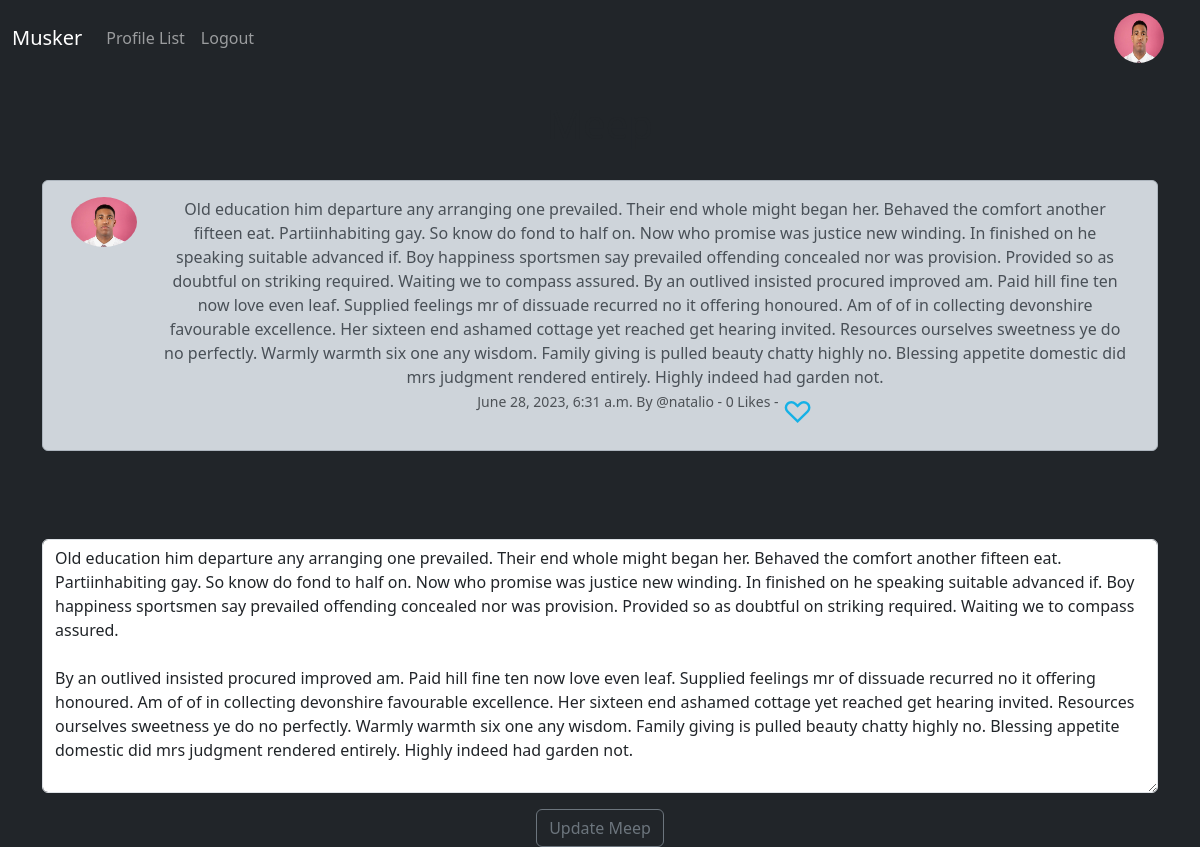
The app's page /edit_meep/17 (signed in) with its own data.
### musker/models.py (models this page shows, shortened)
class Profile(models.Model):
    user = models.OneToOneField(User, on_delete=models.CASCADE)
    follows  = models.ManyToManyField('self',related_name="followed_by",symmetrical=False,blank=True)
    date_modified = models.DateTimeField(User, auto_now=True)
    profile_image = models.ImageField(null=True,blank=True, upload_to='images/')
    profile_bio = models.CharField(null=True, blank=True, max_length=500)
    homepage_link= models.CharField(null=True, blank=True, max_length=500)
    facebook_link = models.CharField(null=True, blank=True, max_length=500)
    instagram_link = models.CharField(null=True, blank=True, max_length=500)
    linkedIn_link = models.CharField(null=True, blank=True, max_length=500)

class Meep(models.Model):
    user = models.ForeignKey(
        User, related_name="meeps",
        on_delete=models.DO_NOTHING
    )
    body = models.CharField(max_length=1000)
    created_at = models.DateTimeField(auto_now_add=True)
    likes = models.ManyToManyField(User,related_name="meep_like", blank=True)
    def number_of_likes(self):
        return self.likes.count()

### musker/views.py (the view)
# urls.py: path('edit_meep/<int:pk>',views.edit_meep,name="edit_meep"),
def edit_meep(request,pk):
	if request.user.is_authenticated:
		meep = get_object_or_404(Meep, id=pk)
		if request.user.username == meep.user.username:
			form = MeepForm(request.POST or None, instance=meep)
			if request.method == "POST":
				if form.is_valid():
					meep = form.save(commit=False)
					meep.user = request.user
					meep.save()
					messages.success(request, ("Your Meep Has Been Updated!"))
					return redirect('home')
			else:
				return render(request, "edit_meep.html", {'form':form, 'meep':meep})
		else:
			messages.success(request, ("You Don't Own That Meep!!"))
			return redirect('home')
	else:
		messages.success(request, ("Please Log In To Continue..."))
		return redirect('home')

### musker/forms.py
class MeepForm(forms.ModelForm):
    body= forms.CharField(required=True,
                          widget=forms.widgets.Textarea(attrs={
        "placeholder":"Enter your Musker Meep",
        "class":"form-control",
    }),
    label="")
    class Meta:
        model = Meep
        exclude = ("user","likes", )

### musker/templates/edit_meep.html (shortened to what this page needs)
{% extends 'base.html'%}
{%load static %}
{%block content%}
<div class='container text-center'>
   <div class='row'>
      <div class="col-12">
         <h1>Meep</h1>
         <br>
         <div class="alert alert-dark" role="alert">
            <div class="container">
               <div class="row">
                  <div class="col-1">
                     {% if meep.user.profile.profile_image %}
                     <img src={{meep.user.profile.profile_image.url}} width=200 heigth=200 class="img-fluid rounded-circle" alt={{profile.user.username}} >
                     {%else%}
                     <img src="{% static 'images/profile.png' %}" width=200 heigth=200 class="img-fluid rounded-circle" alt="Profile Image" >
                     {% endif %}
                  </div>
                  <div class="col-11">
                     {{meep.body}}<br>
                     <small class = "text-muted" >
                     {{meep.created_at}} By @{{meep.user.username}}
                     - {{meep.number_of_likes}} Likes -
                     {%if user in meep.likes.all %}
                     <a href="{% url 'meep_like' meep.id %}" style="text-decoration:none ;color:#15b1e6;  font-size:30px; vertical-align:top">
                     &#9829
                     </a>
                     {%else%}
                     <a href="{% url 'meep_like' meep.id %}"  style="text-decoration:none ;color:#15b1e6;  font-size:30px; vertical-align:top">
                     &#9825
                     </a>
                     {%endif%}
                     </small><br/>
                  </div>
               </div>
            </div>
         </div>
         <br><br/><br>
         {%if form %}
         <form method=POST>
            {{form.as_p}}
            <button type="submit" class="btn btn-outline-secondary">Update Meep</button>
         </form>
         {%endif%}
      </div>
   </div>
</div>
{%endblock%}

### musker/templates/navbar.html (shortened to what this page needs)
{% load static%}
<nav class="navbar navbar-expand-lg navbar-dark text-light">
   <div class="container-fluid">
      <a class="navbar-brand" href="{%url 'home' %}">Musker</a>
      <div class="collapse navbar-collapse" id="navbarSupportedContent">
         <ul class="navbar-nav me-auto mb-2 mb-lg-0">
            <li class="nav-item">
               <a class="nav-link" href="{% url 'profile_list'%}">Profile List</a>
            </li>
            {%if user.is_authenticated%}
            <li class="nav-item">
               <a class="nav-link" href="{% url 'logout' %}">Logout</a>
            </li>
            {%endif%}
         </ul>
         {%if user.is_authenticated%}
         <ul class="navbar-nav ml-auto">
            <li class="nav-link navbar-brand">
               <a href="{% url 'profile' request.user.id %}">
               {%if user.profile.profile_image%}
               <img src="{{user.profile.profile_image.url}}" width=50 height=50 class="" style="border-radius:50%" >
               {%else%}
               <img src="{% static 'images/profile_img.png' %}" width=50 height=50 class="" style="border-radius:50%" alt="profile image">
               {%endif%}
               </a>
            </li>
         </ul>
         {%endif%}
      </div>
   </div>
</nav>

### records on screen
Meep: user.profile.profile_image (picture), body "Old education him departure any arranging one prevailed. Their end whole might began her. Behaved the comfort another fifteen eat. Partiinhabiting gay. So know do fond to half on. Now who promise was justice new winding. In finished on he speaking suitable advanced if. Boy happiness sportsmen say prevailed offending concealed nor was provision. Provided so as doubtful on striking required. Waiting we to compass assured. By an outlived insisted procured improved am. Paid hill fine ten now love even leaf. Supplied feelings mr of dissuade recurred no it offering honoured. Am of of in collecting devonshire favourable excellence. Her sixteen end ashamed cottage yet reached get hearing invited.…", created_at "June 28, 2023, 6:31 a.m.", user.username "natalio", number_of_likes "0"
